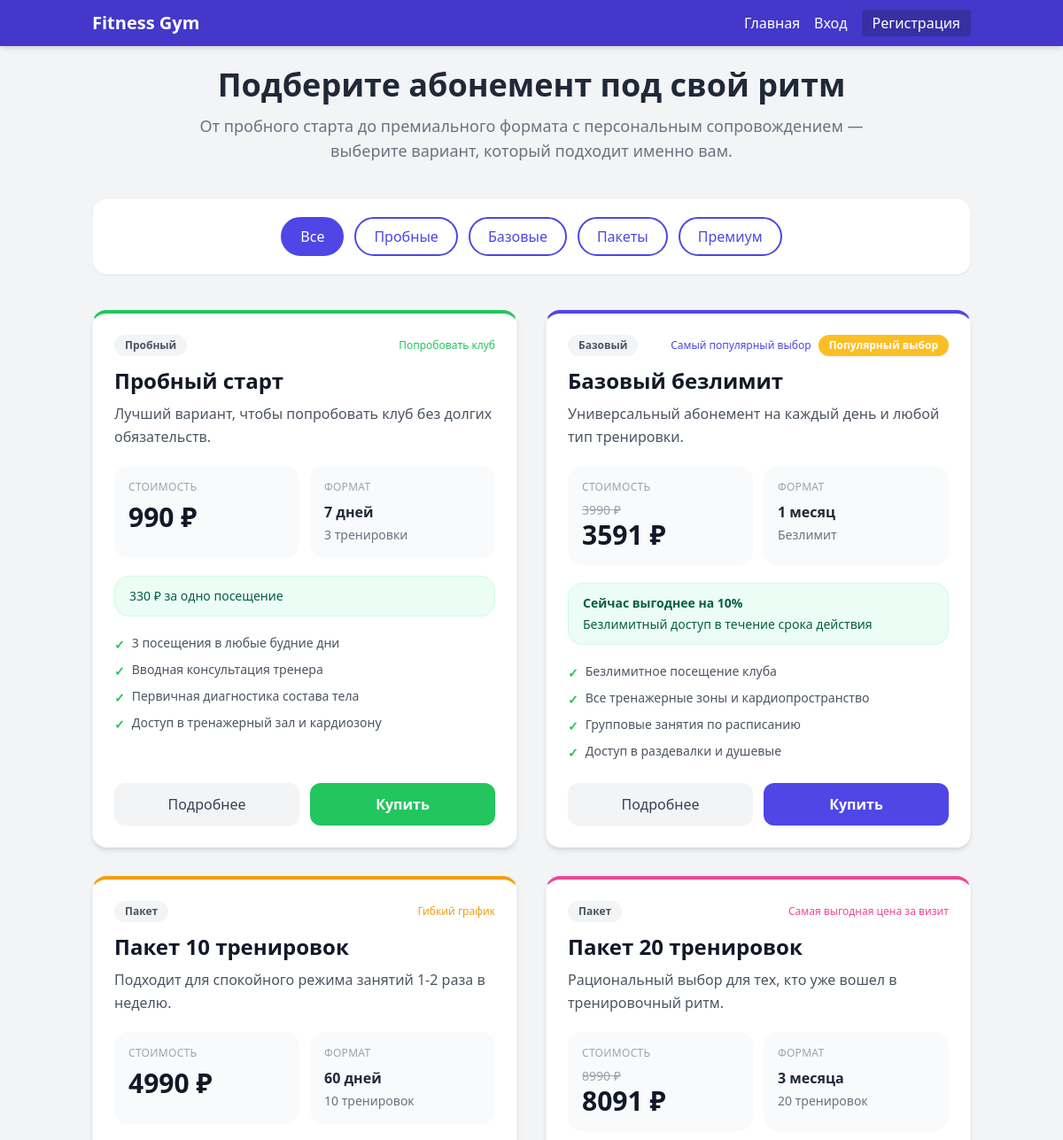
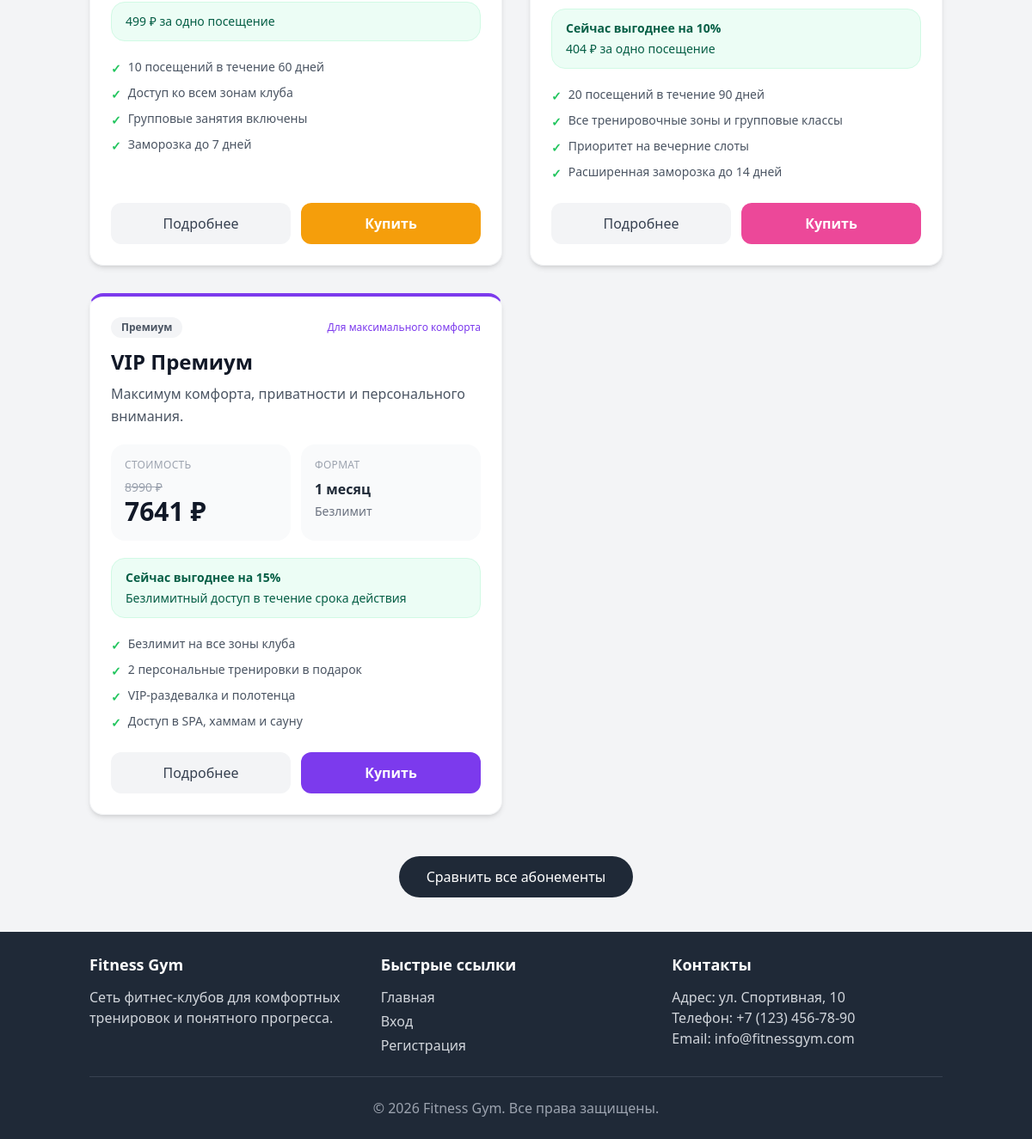
Page /abonements/ on the committed database (2 pictures, top to bottom).
### models/models.py (models this page shows, shortened)
class Abonement(db.Model):
    __tablename__ = 'abonements'
    id = db.Column(db.Integer, primary_key=True)
    name = db.Column(db.String(100), nullable=False, unique=True)
    type = db.Column(db.String(50), nullable=False)
    price = db.Column(db.Integer, nullable=False)
    duration_days = db.Column(db.Integer, nullable=False)
    visits_count = db.Column(db.Integer, default=0)
    description = db.Column(db.Text)
    features = db.Column(db.Text)
    color = db.Column(db.String(20), default='#4CAF50')
    is_popular = db.Column(db.Boolean, default=False)
    discount = db.Column(db.Integer, default=0)
    is_active = db.Column(db.Boolean, default=True)
    created_at = db.Column(db.DateTime, default=datetime.utcnow)
    @property
    def final_price(self):
        if self.discount > 0:
            return int(self.price * (100 - self.discount) / 100)
        return self.price
    @property
    def price_per_visit(self):
        if self.visits_count > 0:
            return int(self.final_price / self.visits_count)
        return 0
    @property
    def duration_text(self):
        if self.duration_days == 1:
            return "1 день"
        elif self.duration_days < 30:
            return f"{self.duration_days} дней"
        elif self.duration_days == 30:
            return "1 месяц"
        elif self.duration_days == 90:
            return "3 месяца"
        elif self.duration_days == 180:
            return "6 месяцев"
        elif self.duration_days == 365:
            return "1 год"
        else:
            return f"{self.duration_days} дней"
    @property
    def visits_text(self):
        if self.visits_count == 0:
            return "Безлимит"
        elif self.visits_count == 1:
            return "1 тренировка"
        elif self.visits_count < 5:
            return f"{self.visits_count} тренировки"
        else:
            return f"{self.visits_count} тренировок"

### controllers/abonements.py (the view)
@abonements_bp.route('/')
def index():
    sync_abonement_catalog()
    sort_order = {'trial': 0, 'basic': 1, 'package': 2, 'vip': 3}
    abonement_models = sorted(
        Abonement.query.filter_by(is_active=True).all(),
        key=lambda item: (sort_order.get(item.type, 99), item.price),
    )
    abonements = [build_abonement_view(item) for item in abonement_models]
    return render_template(
        'abonements/index.html',
        abonements=abonements,
        next_url=get_safe_next_url(),
        title='Наши абонементы',
    )

### controllers/abonements.py (called while the page is built)
def get_safe_next_url():
    next_url = request.args.get('next') or request.form.get('next')
    if not next_url:
        return None
    parsed = urlparse(next_url)
    if parsed.scheme or parsed.netloc or not next_url.startswith('/'):
        return None
    return next_url

### services/notification_service.py (called while the page is built, shortened)
def build_user_marketing_notifications(user):
    if not user or not getattr(user, 'is_authenticated', False):
        return []

### templates/abonements/index.html (shortened to what this page needs)
{% extends 'abonements/base.html' %}
{% block content %}
<div class="max-w-7xl mx-auto">
    <div class="text-center mb-10">
        <h1 class="text-4xl font-bold text-gray-800 mb-3">Подберите абонемент под свой ритм</h1>
        <p class="text-gray-500 text-lg max-w-3xl mx-auto">От пробного старта до премиального формата с персональным сопровождением — выберите вариант, который подходит именно вам.</p>
    </div>
    <div class="bg-white rounded-2xl shadow-sm border border-gray-100 p-4 md:p-5 mb-10">
        <div class="flex flex-wrap items-center justify-center gap-3">
            <button onclick="filterAbonements('all', this)" class="filter-btn active px-5 py-2 rounded-full border-2 border-indigo-600 text-indigo-600 font-medium transition-colors">Все</button>
            <button onclick="filterAbonements('trial', this)" class="filter-btn px-5 py-2 rounded-full border-2 border-indigo-600 text-indigo-600 font-medium transition-colors">Пробные</button>
            <button onclick="filterAbonements('basic', this)" class="filter-btn px-5 py-2 rounded-full border-2 border-indigo-600 text-indigo-600 font-medium transition-colors">Базовые</button>
            <button onclick="filterAbonements('package', this)" class="filter-btn px-5 py-2 rounded-full border-2 border-indigo-600 text-indigo-600 font-medium transition-colors">Пакеты</button>
            <button onclick="filterAbonements('vip', this)" class="filter-btn px-5 py-2 rounded-full border-2 border-indigo-600 text-indigo-600 font-medium transition-colors">Премиум</button>
        </div>
    </div>
    <div id="abonements-grid" class="grid grid-cols-1 md:grid-cols-2 xl:grid-cols-3 gap-8 mb-12">
        {% for abonement in abonements %}
        <article class="abonement-card bg-white rounded-2xl shadow-md overflow-hidden relative flex flex-col border border-gray-100"
                 style="border-top: 4px solid {{ abonement.color }}"
                 data-type="{{ abonement.type }}">
            <div class="p-6 flex flex-col flex-1">
                <div class="mb-5">
                    <div class="flex items-center justify-between gap-3 mb-3">
                        <span class="inline-flex rounded-full bg-gray-100 px-3 py-1 text-xs font-semibold text-gray-600">{{ abonement.type_label }}</span>
                        <div class="flex items-center gap-2 flex-wrap justify-end">
                            <span class="text-xs font-medium" style="color: {{ abonement.color }}">{{ abonement.accent }}</span>
                            {% if abonement.is_popular %}
                            <span class="inline-flex rounded-full bg-amber-400 px-3 py-1 text-xs font-bold text-white shadow-sm">
                                Популярный выбор
                            </span>
                            {% endif %}
                        </div>
                    </div>
                    <h2 class="text-2xl font-bold text-gray-900 mb-2">{{ abonement.name }}</h2>
                    <p class="text-gray-600 leading-relaxed">{{ abonement.summary }}</p>
                </div>
                <div class="grid grid-cols-2 gap-3 mb-5">
                    <div class="rounded-2xl bg-gray-50 p-4">
                        <div class="text-xs uppercase tracking-wide text-gray-400 mb-2">Стоимость</div>
                        {% if abonement.discount > 0 %}
                            <div class="text-gray-400 line-through text-sm">{{ abonement.price }} ₽</div>
                            <div class="text-3xl font-bold text-gray-900">{{ abonement.final_price }} ₽</div>
                        {% else %}
                            <div class="text-3xl font-bold text-gray-900">{{ abonement.price }} ₽</div>
                        {% endif %}
                    </div>
                    <div class="rounded-2xl bg-gray-50 p-4">
                        <div class="text-xs uppercase tracking-wide text-gray-400 mb-2">Формат</div>
                        <div class="font-semibold text-gray-800">{{ abonement.duration_text }}</div>
                        <div class="text-sm text-gray-500 mt-1">{{ abonement.visits_text }}</div>
                    </div>
                </div>
                {% if abonement.discount > 0 or abonement.price_per_visit > 0 %}
                <div class="rounded-2xl border border-emerald-100 bg-emerald-50 px-4 py-3 mb-5 text-sm text-emerald-800">
                    {% if abonement.discount > 0 %}
                        <div class="font-semibold mb-1">Сейчас выгоднее на {{ abonement.discount }}%</div>
                    {% endif %}
                    {% if abonement.price_per_visit > 0 %}
                        <div>{{ abonement.price_per_visit }} ₽ за одно посещение</div>
                    {% else %}
                        <div>Безлимитный доступ в течение срока действия</div>
                    {% endif %}
                </div>
                {% endif %}
                <ul class="space-y-2 mb-6 flex-1">
                    {% for feature in abonement.features[:4] %}
                    <li class="flex items-start gap-2 text-sm text-gray-600">
                        <span class="text-green-500 font-bold shrink-0 mt-0.5">✓</span>
                        <span>{{ feature }}</span>
                    </li>
                    {% endfor %}
                </ul>
                <div class="grid grid-cols-2 gap-3 mt-auto">
                    <a href="{{ url_for('abonements.abonement_detail', abonement_id=abonement.id) }}"
                       class="text-center py-3 rounded-xl bg-gray-100 text-gray-700 font-medium hover:bg-gray-200 transition-colors">
                        Подробнее
                    </a>
                    <a href="{{ url_for('abonements.buy_abonement', abonement_id=abonement.id, next=next_url) if next_url else url_for('abonements.buy_abonement', abonement_id=abonement.id) }}"
                       class="text-center py-3 rounded-xl text-white font-semibold hover:opacity-90 transition-opacity"
                       style="background-color: {{ abonement.color }}">
                        Купить
                    </a>
                </div>
            </div>
        </article>
        {% endfor %}
    </div>
    <div class="text-center pb-4">
        <a href="{{ url_for('abonements.compare_abonements') }}"
           class="inline-block px-8 py-3 bg-gray-800 text-white rounded-full font-medium hover:bg-gray-700 transition-colors">
            Сравнить все абонементы
        </a>
    </div>
</div>
{% endblock %}

### static/css/main.css (style rules this page uses)
:root { color-scheme: light; --app-safe-bottom: env(safe-area-inset-bottom, 0px); --app-safe-top: env(safe-area-inset-top, 0px); }
html { -webkit-text-size-adjust: 100%; scroll-behavior: smooth; }
.app-shell { -webkit-tap-highlight-color: transparent; }

### templates/abonements/base.html (style rules this page uses)
.abonement-card { transition: transform 0.2s ease, box-shadow 0.2s ease; }
.filter-btn.active { background-color: #4f46e5; color: white; border-color: #4f46e5; }

### rows in the picture
Abonement: type_label "Пробный", accent "Попробовать клуб", name "Пробный старт", summary "Лучший вариант, чтобы попробовать клуб без долгих обязательств.", price "990", duration_text "7 дней", visits_text "3 тренировки", price_per_visit "330", 4 "3 посещения в любые будние дни" "Вводная консультация тренера" "Первичная диагностика состава тела" "Доступ в тренажерный зал и кардиозону"
Abonement: type_label "Базовый", accent "Самый популярный выбор", shows "Популярный выбор", name "Базовый безлимит", summary "Универсальный абонемент на каждый день и любой тип тренировки.", price "3990", final_price "3591", duration_text "1 месяц", visits_text "Безлимит", discount "10", shows "Безлимитный доступ в течение срока действия", 4 "Безлимитное посещение клуба" "Все тренажерные зоны и кардиопространство" "Групповые занятия по расписанию" "Доступ в раздевалки и душевые"
Abonement: type_label "Пакет", accent "Гибкий график", name "Пакет 10 тренировок", summary "Подходит для спокойного режима занятий 1-2 раза в неделю.", price "4990", duration_text "60 дней", visits_text "10 тренировок", price_per_visit "499", 4 "10 посещений в течение 60 дней" "Доступ ко всем зонам клуба" "Групповые занятия включены" "Заморозка до 7 дней"
Abonement: type_label "Пакет", accent "Самая выгодная цена за визит", name "Пакет 20 тренировок", summary "Рациональный выбор для тех, кто уже вошел в тренировочный ритм.", price "8990", final_price "8091", duration_text "3 месяца", visits_text "20 тренировок", discount "10", price_per_visit "404", 4 "20 посещений в течение 90 дней" "Все тренировочные зоны и групповые классы" "Приоритет на вечерние слоты" "Расширенная заморозка до 14 дней"
Abonement: type_label "Премиум", accent "Для максимального комфорта", name "VIP Премиум", summary "Максимум комфорта, приватности и персонального внимания.", price "8990", final_price "7641", duration_text "1 месяц", visits_text "Безлимит", discount "15", shows "Безлимитный доступ в течение срока действия", 4 "Безлимит на все зоны клуба" "2 персональные тренировки в подарок" "VIP-раздевалка и полотенца" "Доступ в SPA, хаммам и сауну"
